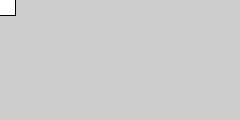
Frame 1 (no input)
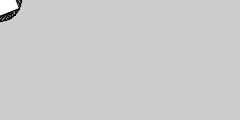
Frame 60 (the mouse pressed at the canvas centre just before this capture)
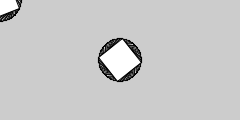
Frame 120 (the mouse held since frame 60 and released just before this capture)

The Processing sketch that drew these frames (run headless with seeded random() and noise(); from frame 60 on, the mouse is pressed at the canvas centre):

// Processing sketch: Module7_20ex
// ── Module7_20ex.pde
float angle = 0.0;

void setup() {
  size (240, 120);
  smooth();
}

void draw() {
  translate (mouseX, mouseY);
  rotate (angle);
  rect (-15,-15,30,30);
  angle += 0.1;
}

/* notes
when the order of the functions are changes, the object is not rotated from the same
origin point, if rotate comes first it rotates around the origin and translates to the
point of the cursor,

if the reverse is true, the object draws at the point of the cursor and rotates continually 
on that point
*/
